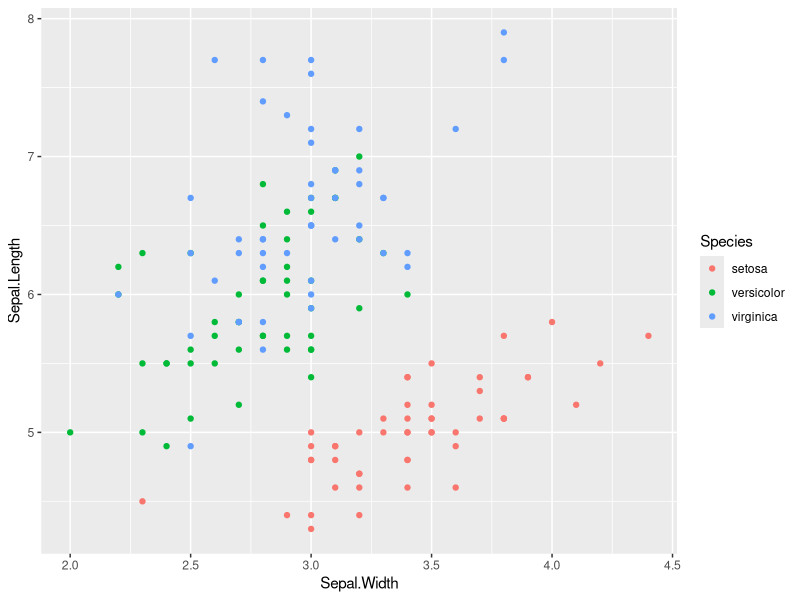

This chart was generated by the following R code: (Note: this script raises an error after producing the figure.)
## ---- chunk 1
knitr::opts_chunk$set(echo = TRUE)
knitr::opts_chunk$set(fig.path="figures/", fig.width=6.5, fig.height=4, fig.align="center")
if (!require("tidyverse")) install.packages("tidyverse"); library(tidyverse)
## ---- chunk 2
library(tidyverse)
iris %>%
ggplot(aes(x = Sepal.Width, y = Sepal.Length, color = Species)) +
geom_point() 
## ---- chunk 3
knitr::include_graphics("figures/IMG_1827.jpg") 
## ---- chunk 4
iris %>%
  group_by(Species) %>% summarize(sepal_length = mean(Sepal.Length), sepal_width = mean(Sepal.Width)) %>% 
  knitr::kable(caption = "Mean sepal width and length for three species of _Iris_.") 
## ---- chunk 5
knitr::include_graphics("figures/JustinKoss.UpandDownRegGraph.png") 
## ---- chunk 6
read.csv("tables/JustinKoss.sailfish.edgeR.updown.csv", header=TRUE) 
## ---- chunk 7
knitr::include_graphics("figures/Ritter_DEBrowser_image.png") 
## ---- chunk 8
sailfish_limma_table <- read.csv("tables/Ritter_sailfish_limma.table.csv", header=TRUE) 
## ---- chunk 9
knitr::include_graphics("figures/Simpson.png") 
## ---- chunk 10
read.csv("tables/SimpsonTable.csv", header=TRUE) 
## ---- chunk 11
knitr::include_graphics("figures/KE_Salmon_EdgeR_MAPlot.png") 
## ---- chunk 12
read.csv("tables/KE_Salmon_EdgeR_final.csv", header=TRUE) 
## ---- chunk 13
knitr::include_graphics("figures/Bowtie2EdgeR_McGauley.png") 
## ---- chunk 14
read.csv("tables/Bowtie2EdgeR_McGauley.csv", header=TRUE) 
## ---- chunk 15
knitr::include_graphics("figures/McKinleySalmonLimmaMAPlot.png")
## ---- chunk 16
read.csv("tables/McKinleySalmonLimmaGeneInfo.csv", header=TRUE) 
## ---- chunk 17
knitr::include_graphics("figures/Bowtie_limma_MA_Moore.png") 
## ---- chunk 18
read.csv("tables/Moore_bowtie_limma.csv", header=TRUE)
## ---- chunk 19


## ---- chunk 20

## ---- chunk 21

